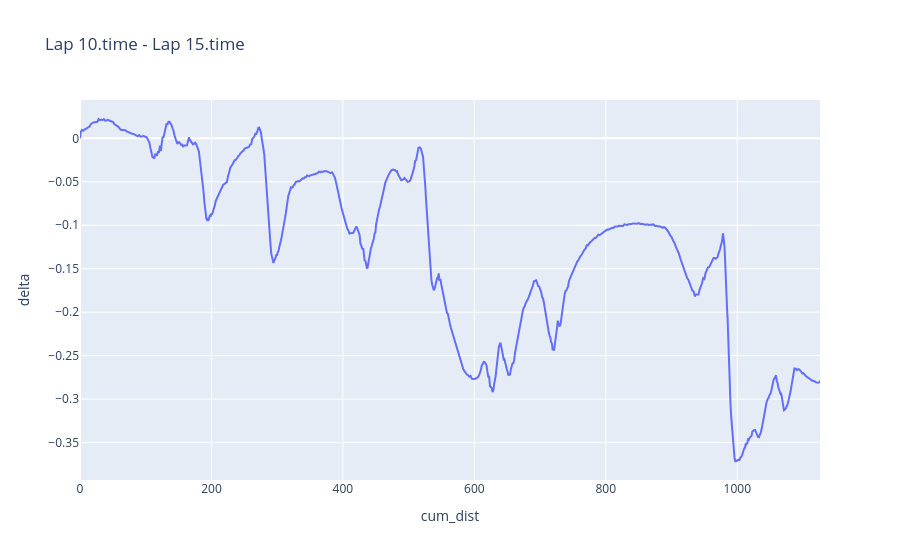

The notebook cell saved with this chart:
### Code cell
px.line(data.set_index("cum_dist"), y="delta", title="Lap 10.time - Lap 15.time")

### Figure 1 — Plotly figure (JSON) as saved in the notebook; plotly's stock layout.template omitted (floating-point values rounded to 4 significant figures; data arrays with more than 128 entries replaced by an {"elided": "..."} marker saying what was removed)
{"data": [{"hovertemplate": "cum_dist=%{x}<br>delta=%{y}<extra></extra>", "legendgroup": "", "line": {"color": "#636efa", "dash": "solid"}, "marker": {"symbol": "circle"}, "mode": "lines", "name": "", "orientation": "v", "showlegend": false, "type": "scatter", "x": {"elided": "762 float values"}, "xaxis": "x", "y": {"elided": "762 float values"}, "yaxis": "y"}], "layout": {"legend": {"tracegroupgap": 0}, "title": {"text": "Lap 10.time - Lap 15.time"}, "xaxis": {"anchor": "y", "domain": [0, 1], "title": {"text": "cum_dist"}}, "yaxis": {"anchor": "x", "domain": [0, 1], "title": {"text": "delta"}}}}
